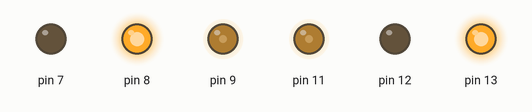
This sketch was run on a simulated Arduino Uno, built with avr-gcc and run on an emulated ATmega328P. Shown: output pins drawn as LEDs (lit = HIGH).

Above: at 0.05 s.
At 2.45 s:
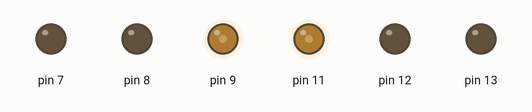
Timing chart, 0 to 3.0 s (numbered marks = the images above):
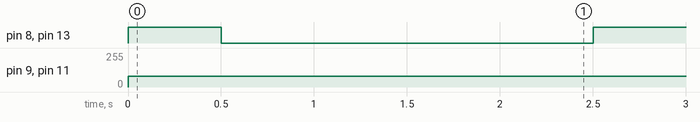

The sketch:

car.ino
```cpp
void setup() {
  // put your setup code here, to run once:
  pinMode(7, OUTPUT);
  pinMode(8, OUTPUT);
  pinMode(9, OUTPUT);
  pinMode(11, OUTPUT);
  pinMode(12, OUTPUT);
  pinMode(13, OUTPUT);
}

void loop() {

// put your main code here, to run repeatedly:
//  for (int i = 0; i < 3; i++) {
//    irsend.sendSony(0xa90, 12);
//
//    delay(40);
//  }


  analogWrite(9,80);
  analogWrite(11,80 );

  digitalWrite(8,HIGH);
  digitalWrite(7,LOW);
  digitalWrite(13,HIGH);
  digitalWrite(12,LOW);

  delay(500);


  digitalWrite(8,LOW);
  digitalWrite(7,LOW);
  digitalWrite(13,LOW);
  digitalWrite(12,LOW);

  delay(2000);


}
```

Measured:
- by itself, pin 8, pin 13: alternates HIGH for 0.50 s and LOW for 2.0 s
- by itself, pin 9, pin 11: 0/255 → 80/255 at 0.00 s
